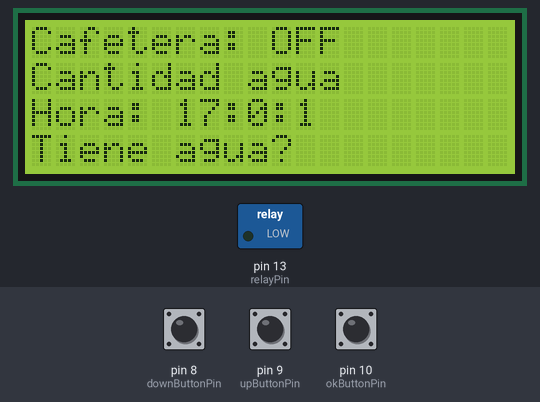
A sketch run on a simulated Arduino Uno, built with avr-gcc and run on an emulated ATmega328P. On the bench: 20×4 character LCD, switched loads named in the sketch (green lamp = pin HIGH). The test bench sets the inputs (shaded band); at power-on: pin 10 (okButtonPin) HIGH, pin 8 (downButtonPin) HIGH, pin 9 (upButtonPin) HIGH. The local clock reads 2024-03-15 10:24:30 at power-on unless the sketch sets it.

Above: at 3.2 s.
3.3 s: pin 10 (okButtonPin) pulled LOW for 0.2 s
At 4.9 s:
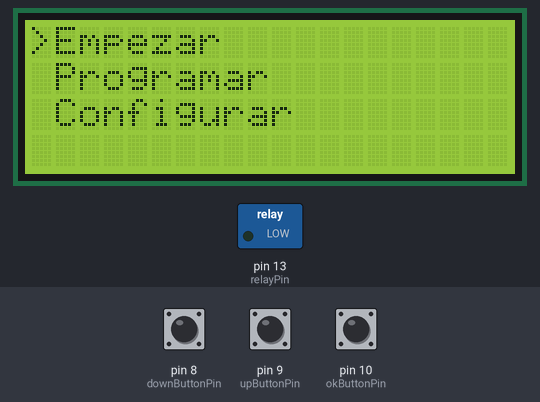
6.5 s: pin 10 (okButtonPin) pulled LOW for 1 s
At 6.8 s:
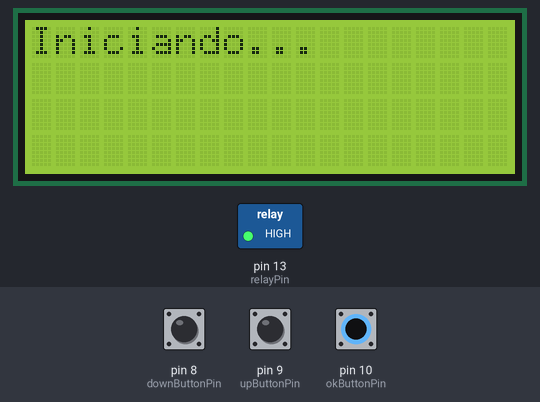
10.5 s: pin 8 (downButtonPin) pulled LOW for 3.2 s
At 11.4 s:
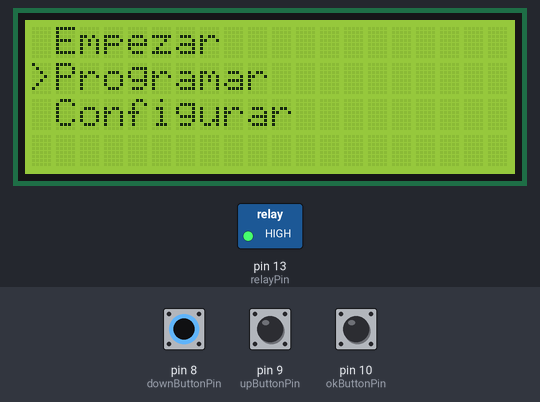
15.2 s: pin 8 (downButtonPin) pulled LOW for 0.2 s
18.4 s: pin 9 (upButtonPin) pulled LOW for 3.2 s
24.6 s: pin 10 (okButtonPin) pulled LOW for 0.2 s
At 24.9 s:
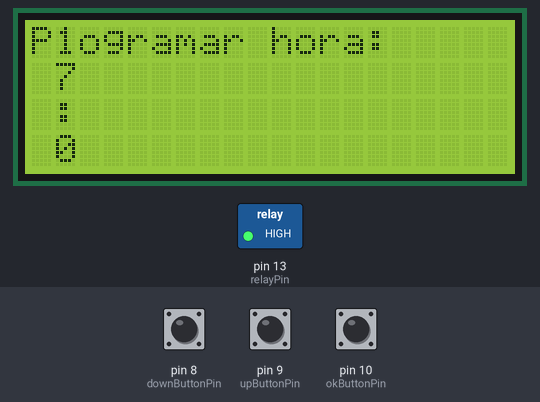
Timing chart, 0 to 27.6 s (numbered marks = the images above; inputs shaded):
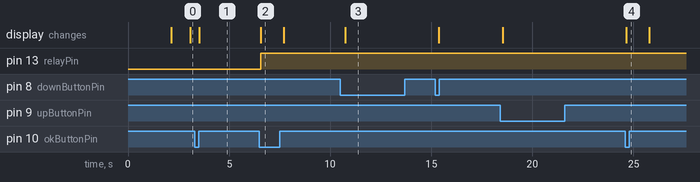

Measured:
- after the input at 3.3 s, the display: changes after 0.21 s (image 1)
- after the input at 6.5 s, pin 13 (relayPin): LOW → HIGH after 0.07 s; the display: changes after 0.07 s (image 2)
- after the input at 10.5 s, the display: changes after 0.24 s (image 3)
- after the input at 24.6 s, the display: changes after 0.06 s (image 4)

The sketch:

sketch_oct2a.ino
```cpp
#include <LiquidCrystal_I2C.h>
#include <RTClib.h>


// Variables globales
int seconds = 0;

// Modo
int modo = 0;
// Pines botones
const int okButtonPin = 10;
const int upButtonPin = 9;
const int downButtonPin = 8;
//Variables para boton
int lastOkButtonState = HIGH;
int lastUpButtonState = HIGH;
int lastDownButtonState = HIGH;

// Pin para el relé
const int relayPin = 13; // Relé conectado al pin 13

// ON / OFF Cafetera
bool coffeeMakerOn = false;

// Menu
const String menuItems[3] = {"Empezar", "Programar", "Configurar"};
int currentMenuIndex = 0; // Índice del menú actual
const int menuSize = 3;

// Variables para la hora
int horasDecenas = 0;
int horasUnidades = 0;
int minutosDecenas = 0;
int minutosUnidades = 0;

// Declaracion de LCD I2C
LiquidCrystal_I2C lcd(0x27, 20, 4);

// Temporizador
unsigned long lastInteractionTime = 0;
const unsigned long timeoutDuration = 5000; // 5 segundos
bool isMenuActive = false;


RTC_DS3231 rtc;
// Funciones
void ProgramarHora();
void seleccionarOpcion();

void setup() {
  lcd.init();
  rtc.begin();
  lcd.backlight();
  lcd.setCursor (0,5);
  lcd.print("Bienvenido");
  lcd.setCursor (2,4);
  lcd.print("*Cafe Smart*");
  delay(2000);

  rtc.adjust(DateTime(2024, 10, 30, 17, 00, 00));

    // Pines de botones como entradas
  pinMode(okButtonPin, INPUT_PULLUP);
  pinMode(upButtonPin, INPUT_PULLUP);
  pinMode(downButtonPin, INPUT_PULLUP);

  // Configuracion pin de rele
  pinMode(relayPin, OUTPUT);
  digitalWrite(relayPin, LOW);

  //Leer hora de RTC
  DateTime now = rtc.now();
  horasDecenas = now.hour() / 10;
  horasUnidades = now.hour() % 10;
  minutosDecenas = now.minute() / 10;
  minutosUnidades = now.minute() % 10;

// Iniciar el temporizador
  lastInteractionTime = millis();
}

void loop() {
  if (!isMenuActive) {
    menuPrincipal();
    } else {
      mostrarMenu();
    }

  manejarBotones();

    // Verificar si ha pasado el tiempo de espera
  if (millis() - lastInteractionTime > timeoutDuration) {
    isMenuActive = false;
  }

  delay(100);
}

void menuPrincipal() {

 DateTime now = rtc.now();
lcd.clear();

lcd.setCursor(0, 0);
lcd.print("Cafetera: ");
lcd.print(coffeeMakerOn ? "ON " : "OFF");

lcd.setCursor (0,1);
lcd.print("Cantidad agua");

lcd.setCursor(0, 2);
lcd.print("Hora: ");
lcd.print(now.hour());
lcd.print(":");
lcd.print(now.minute());
lcd.print(":");
lcd.println(now.second());

lcd.setCursor(0, 3);
lcd.print("Tiene agua?");
}

void mostrarMenu() {
  lcd.clear();
  for (int i = 0; i < menuSize; i++) {
    lcd.setCursor(0, i);
    lcd.print((i == currentMenuIndex) ? ">" : " ");
    lcd.print(menuItems[i]);
    }
}

void manejarBotones() {
  // Leer el estado de los botones
  int okButtonState = digitalRead(okButtonPin);
  int upButtonState = digitalRead(upButtonPin);
  int downButtonState = digitalRead(downButtonPin);

    // Actualizar el tiempo de interacción
  if (okButtonState == LOW || upButtonState == LOW || downButtonState == LOW) {
    lastInteractionTime = millis(); // Reiniciar temporizador
    }

    // Manejar el boton OK
  if (lastOkButtonState == HIGH && okButtonState == LOW) {
    if (!isMenuActive) {
      isMenuActive = true; // Activar el menu secundario
      } else {
      seleccionarOpcion(); // Seleccionar opción del menu del menu secundario
      }
    }

    // Manejar el botón UP
  if (lastUpButtonState == HIGH && upButtonState == LOW) {
    currentMenuIndex = (currentMenuIndex - 1 + menuSize) % menuSize; // Mover hacia arriba
    }

    // Manejar el botón DOWN
    if (lastDownButtonState == HIGH && downButtonState == LOW) {
        currentMenuIndex = (currentMenuIndex + 1) % menuSize; // Mover hacia abajo
    }

    // Actualizar el estado anterior de los botones
    lastOkButtonState = okButtonState;
    lastUpButtonState = upButtonState;
    lastDownButtonState = downButtonState;
}

void ProgramarHora(){
      // Leer el estado de los botones
  int okButtonState = digitalRead(okButtonPin);
  int upButtonState = digitalRead(upButtonPin);
  int downButtonState = digitalRead(downButtonPin);

  // Variable para el parpadeo
  boolean parpadear = false;
  unsigned long tiempoParpadeo = 0;

  lcd.clear();
  lcd.setCursor(0,0);
  lcd.print("Programar hora: ");

  // Ajusta la hora el modo y los botones presionados
  if (lastOkButtonState == HIGH && okButtonState == LOW) {
  modo = (modo + 1) % 4;
  } else if (lastUpButtonState == HIGH && upButtonState == LOW) {
    switch (modo) {
      case 0: horasDecenas = (horasDecenas + 1) % 3; break;
      case 1: horasUnidades = (horasUnidades + 1) % 10; break;
      case 2: minutosDecenas = (minutosDecenas + 1) % 6; break;
      case 3: minutosUnidades = (minutosUnidades + 1) % 10; break;
    }
  } else if (lastDownButtonState == HIGH && downButtonState == LOW) {
    switch (modo) {
      case 0: horasDecenas = (horasDecenas + 2) % 3; break; // Resta 1
      case 1: horasUnidades = (horasUnidades + 9) % 10; break;
      case 2: minutosDecenas = (minutosDecenas + 5) % 6; break;
      case 3: minutosUnidades = (minutosUnidades + 9) % 10; break;
    }
  }

    // Parpadea el dígito que se está editando
  if (millis() - tiempoParpadeo >= 500) { // Cada 500ms cambiamos el estado del parpadeo
    tiempoParpadeo = millis();
    parpadear = !parpadear;
  }

  lcd.setCursor(1,0);
  lcd.print(horasDecenas);
  if (modo == 0 && parpadear){
    lcd.print('_');}
    else {
      lcd.setCursor(1,1);
      lcd.print(horasUnidades);
    }
  lcd.setCursor(1,2);
  lcd.print(":");

  lcd.setCursor(1,3);
  lcd.print(minutosDecenas);
  if (modo == 2 && parpadear) {
    lcd.print('_');}
    else{
      lcd.setCursor(1,4);
      lcd.print(minutosUnidades);
    }

  lcd.println();

    // Actualizar el estado anterior de los botones
  lastOkButtonState = okButtonState;
  lastUpButtonState = upButtonState;
  lastDownButtonState = downButtonState;
};


void seleccionarOpcion() {
    lcd.clear();

    if (currentMenuIndex == 0) {
        lcd.print("Iniciando...");
        digitalWrite(relayPin, HIGH);  // Activar el rele
        coffeeMakerOn = true;  // Indicar que la cafetera está encendida

    } else if (currentMenuIndex == 1) {
        ProgramarHora();

    } else if (currentMenuIndex == 2) {
        lcd.print("Configurando...");
    }
    delay(1000);

}
```
